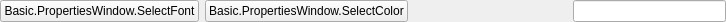
<?xml version="1.0" encoding="UTF-8"?>
<ui version="4.0">
 <class>TextSourceToolbar</class>
 <widget class="QWidget" name="TextSourceToolbar">
  <property name="geometry">
   <rect>
    <x>0</x>
    <y>0</y>
    <width>726</width>
    <height>22</height>
   </rect>
  </property>
  <property name="sizePolicy">
   <sizepolicy hsizetype="Preferred" vsizetype="Fixed">
    <horstretch>0</horstretch>
    <verstretch>0</verstretch>
   </sizepolicy>
  </property>
  <property name="minimumSize">
   <size>
    <width>0</width>
    <height>22</height>
   </size>
  </property>
  <property name="maximumSize">
   <size>
    <width>16777215</width>
    <height>22</height>
   </size>
  </property>
  <property name="windowTitle">
   <string notr="true">Form</string>
  </property>
  <layout class="QHBoxLayout" name="horizontalLayout">
   <property name="leftMargin">
    <number>0</number>
   </property>
   <property name="topMargin">
    <number>0</number>
   </property>
   <property name="rightMargin">
    <number>0</number>
   </property>
   <property name="bottomMargin">
    <number>0</number>
   </property>
   <item>
    <widget class="QPushButton" name="selectFont">
     <property name="minimumSize">
      <size>
       <width>0</width>
       <height>22</height>
      </size>
     </property>
     <property name="maximumSize">
      <size>
       <width>16777215</width>
       <height>22</height>
      </size>
     </property>
     <property name="text">
      <string>Basic.PropertiesWindow.SelectFont</string>
     </property>
    </widget>
   </item>
   <item>
    <widget class="QPushButton" name="selectColor">
     <property name="minimumSize">
      <size>
       <width>0</width>
       <height>22</height>
      </size>
     </property>
     <property name="maximumSize">
      <size>
       <width>16777215</width>
       <height>22</height>
      </size>
     </property>
     <property name="text">
      <string>Basic.PropertiesWindow.SelectColor</string>
     </property>
    </widget>
   </item>
   <item>
    <widget class="QWidget" name="emptySpace" >
     <property name="sizePolicy">
      <sizepolicy hsizetype="Expanding" vsizetype="Preferred">
       <horstretch>0</horstretch>
       <verstretch>0</verstretch>
      </sizepolicy>
     </property>
    </widget>
   </item>
   <item>
    <widget class="QLineEdit" name="text">
     <property name="minimumSize">
      <size>
       <width>0</width>
       <height>22</height>
      </size>
     </property>
     <property name="maximumSize">
      <size>
       <width>16777215</width>
       <height>22</height>
      </size>
     </property>
    </widget>
   </item>
  </layout>
 </widget>
 <resources/>
 <connections/>
</ui>
